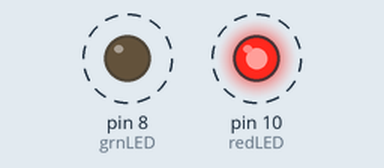
Bench run of a sketch on a simulated Arduino Uno, built with avr-gcc and run on an emulated ATmega328P. Parts: output pins drawn as LEDs (lit = HIGH). Dashed ring = blinking. What the sketch prints to the serial monitor is not drawn.

Above: at 0.2 s.
Timing chart, 0 to 3.2 s (numbered marks = the images above):
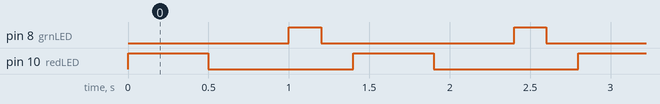

The sketch:

2-Multi-LED-blink.ino
```cpp
/*
	The classic BLINK sketch expanded for two LEDs
	but which causes problems due to the suboptimal
	sequential coding method.
*/

#include <Arduino.h>

// Define the pins our LEDs are connected to
#define redLED 10
#define grnLED 8

// Setup
void setup() {
    // Start debugging output
    Serial.begin(115200);

    // LED pins are OUTPUT pins
    pinMode(redLED, OUTPUT);
    pinMode(grnLED, OUTPUT);

    // But set them off (LOW) initially
    digitalWrite(grnLED, LOW);
    digitalWrite(redLED, LOW);

    // All done
    Serial.println("Setup completed");
}

// Main loop
void loop() {
    // Start the red LED going
    digitalWrite(redLED, HIGH);

    // Wait a bit
    delay(500);

    // Turn it off
    digitalWrite(redLED, LOW);

    // Wait a bit
    delay(500);


    // Now the green LED
    digitalWrite(grnLED, HIGH);

    // Wait a bit
    delay(200);

    // Turn it off
    digitalWrite(grnLED, LOW);

    // Wait a bit
    delay(200);
}
```

Measured:
- by itself, pin 8 (grnLED): alternates HIGH for 0.20 s and LOW for 1.2 s
- by itself, pin 10 (redLED): alternates HIGH for 0.50 s and LOW for 0.90 s
- by itself, everything shown: repeats every 1.4 s, in 4 steps
